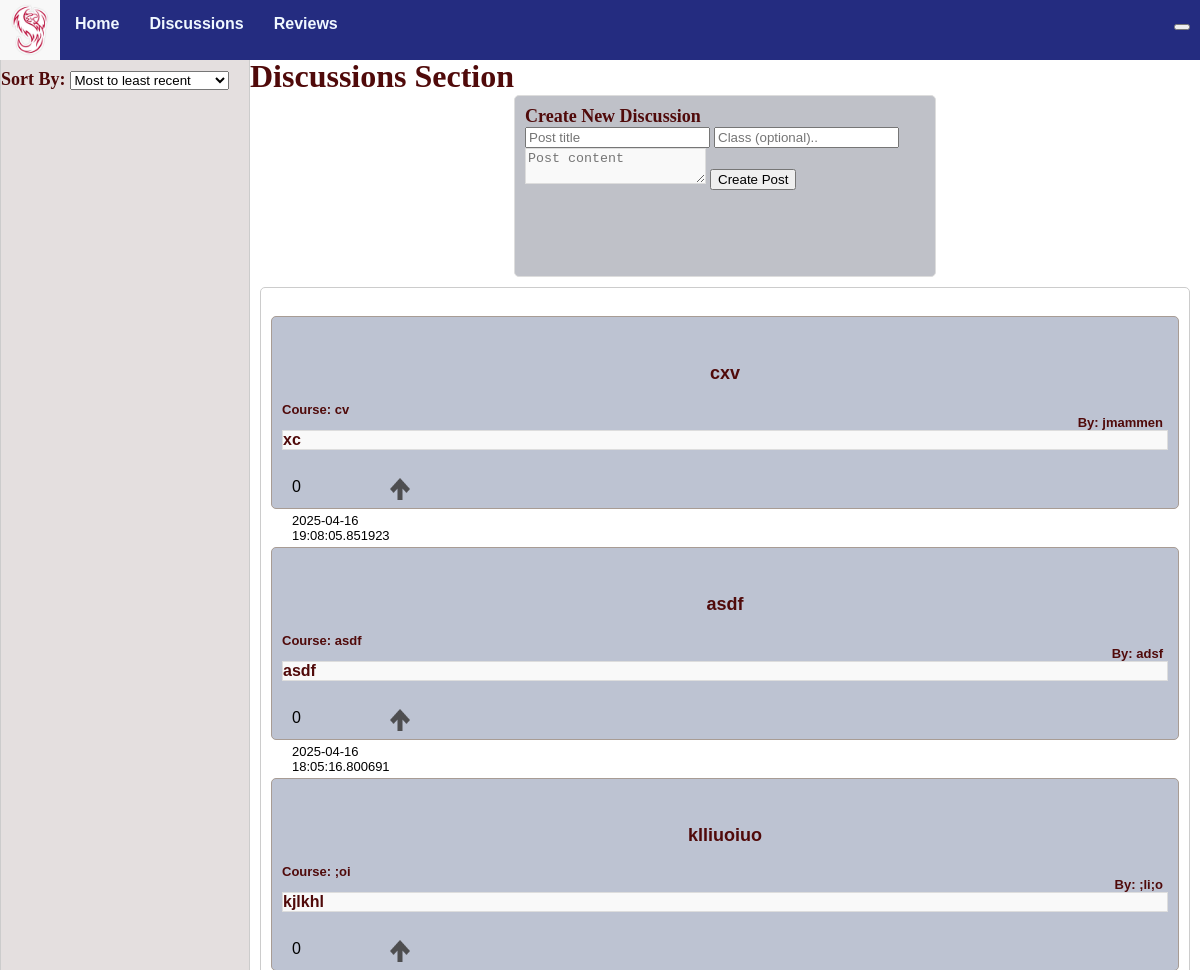
Before: /discussions (upper part) with the older database file.
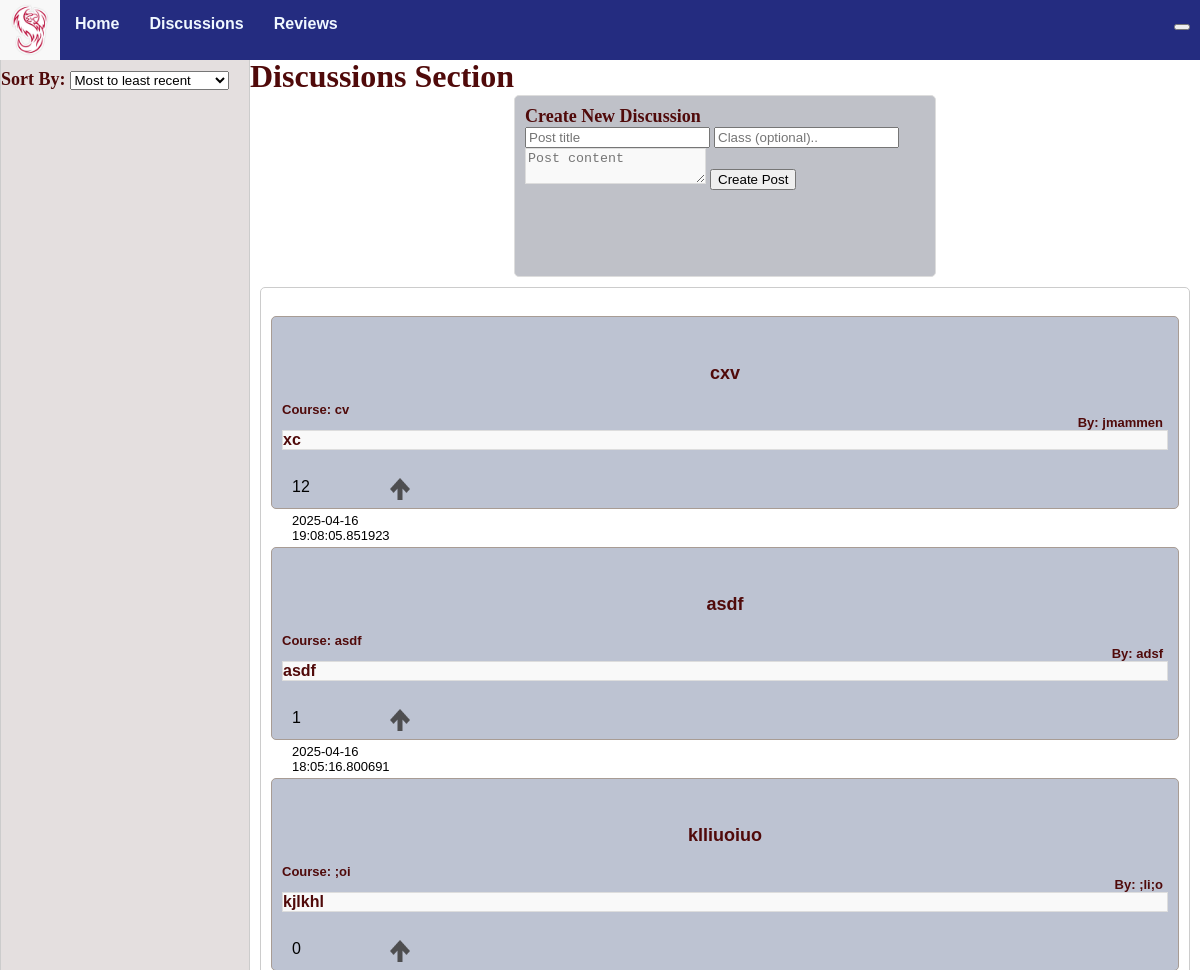
After: the same page with the newer database file.
### models.py (models this page shows, shortened)
class Discussion(db.Model):
    id = db.Column(db.Integer, primary_key=True)
    title = db.Column(db.String(255), nullable=False)
    content = db.Column(db.Text, nullable=False)
    created_at = db.Column(db.DateTime, default=db.func.current_timestamp())
    course = db.Column(db.Text)
    author = db.Column(db.Text, nullable=False)
    comments = db.relationship('Comment', backref='discussion', cascade="all, delete-orphan", lazy=True)
    up_votes = db.Column(db.Integer, default = 0)

### app.py (the view)
@app.route('/discussions', methods=['POST','GET'])
def discussions():
    discussions=Discussion.query.order_by(Discussion.created_at.desc()).all()
    discussions_data=[]
    for discussion in discussions:
        discussions_data.append({
            'id': discussion.id,
            'title': discussion.title,
            'author': discussion.author,
            'created_at': discussion.created_at,
            'content': discussion.content,
            'course': discussion.course,
            'up_votes': discussion.up_votes,
        })
    return render_template('discussions.html', discussions=discussions_data)

### templates/discussions.html (shortened to what this page needs)
{% extends "base.html" %}
{%block head%}
{{ super() }}
<link rel="stylesheet" href="{{ url_for('static', filename='styles/base.css') }}">
{% endblock %}
{%block content %}
<div class="container">
    <div class="sidebar">
        <br>
        <p1 style="text-align:center;">Sort By:</p1>
        <div class="dropdown">
            <select name="order_by" id="order_by" onchange="filterby(this)">
                <option value="">Most to least recent</option>
            </select>
        </div>
    </div>
    <div class="space">
        <br>
        <p2>Discussions Section</p2>
        <div class="add_post">
            <p1>Create New Discussion</p1>
            <form id="form">
                <input type="text" id="title" placeholder="Post title" required maxlength="50">
                <input type="text" id="course" placeholder="Class (optional).." required maxlength="50">
                <textarea id="content" placeholder="Post content" required></textarea>
                <button id="submitForm">Create Post</button>
            </form>
        </div>
        <div class="list-group">
            {% for discussion in discussions %}
            <a href="{{ url_for('dis_posts', discussion_id=discussion.id) }}" class="list-group-item">
                <div class="whereithappens">
                    <div id="header">
                        <p id="title">{{discussion.title}}</p>
                        <p id="author">By: {{discussion.author}}</p>
                        <p id="course">Course: {{discussion.course}}</p>
                    </div>
                    <p id="content">{{discussion.content}}</p>
            </a>
            <div id="information" class="info list-group-item">
                <div id="{{discussion.id}}number">{{discussion.up_votes}}</div>
                <img width="20" height="20" id="{{discussion.id}}" onclick="upvote(this)" src="{{url_for('static',
                                    filename='/images/upvote.png')}}" class="upvote" /><img />
                <p id="created_at">{{discussion.created_at}}</p>
            </div>
        </div>
        {% endfor %}
{%endblock%}

### templates/base.html (shortened to what this page needs)
<!DOCTYPE html>
<html lang="en">
{%block head%}
<head>
    <link rel="stylesheet" href="{{ url_for('static', filename='styles/base.css') }}">
</head>
{%endblock%}
<body>
    <nav class="navbar">
        <div class="nav div">
            <div class="logo">
                <img src="{{ url_for('static', filename='phoenix.jpg') }}">
            </div>
            <ul id="navigation">
                <li>
                    <a href="{{ url_for('home') }}">Home</a>
                </li>
                <li>
                    <a href="{{ url_for('discussions') }}">Discussions</a>
                </li>
                <li>
                    <a href="{{ url_for('reviews') }}">Reviews</a>
                </li>
                <li class="settings">
                    <div class="dropdown">
                        <button class="dropdownbtn">{{session.username}}</button>
                    </div>
                </li>
            </ul>
        </div>
    </nav>
    {%block content%}
    {%endblock%}
</body>
</html>

### static/styles/base.css (style rules this page uses)
body { margin: 0; padding: 0; }
.navbar { font-family: Verdana, Geneva, Tahoma, sans-serif; font-weight: bold; background-color: rgb(162, 113, 111); position: fixed; top: 0px; width: 100%; height: 60px; }
.navbar ul { list-style-type: none; background-color: rgb(36, 44, 128); padding: 0px; margin: 0px; height: 60px; }
.navbar a { color: aliceblue; text-decoration: none; padding: 15px; display: block; text-align: center; height: 60px; }
.navbar li { float: left; }
.logo { float: left; }
.logo img { height: 60px; width: 60px; }
.navbar ul .settings { float: right; padding-right: 10px; padding-top: 15px; font-size: small; }
p1 { color: rgb(80, 10, 10); font-weight: bold; font-size: large; }
p2 { color: rgb(80, 10, 10); font-weight: bold; font-size: xx-large; text-align: center; }
a { color: rgb(80, 10, 10); font-weight: bold; font-size: medium; text-decoration: none; }
.container { display: grid; grid-template-columns: 250px 1fr; height: 100vh; }
.sidebar { background: #e4dfdf; border: 1px solid #ccc; border-radius: 5px; padding-top: 50px; }
.space { padding-top: 40px; }
.add_post { height: 20vh; width: 50vh; background-color: #bfc1c8; margin: auto; padding: 10px; border: 1px solid #ddd; border-radius: 5px; }
.list-group { background-color: #ffffff; border: 1px solid #ccc; padding: 10px; margin: 10px; border-radius: 5px; }
.list-group-item { padding: 10px; margin: 10px; }
.whereithappens { padding: 10px; background-color: #bdc3d2; border: 1px solid #a89c94; margin-bottom: 20px; border-radius: 5px; font-family: Verdana, Geneva, Tahoma, sans-serif; }
#content { border: 1px solid #ddd; margin: auto; background-color: #f9f9f9; }
#header #title { color: rgb(80, 10, 10); font-weight: bolder; font-size: large; text-align: center; }
#header #author { color: rgb(80, 10, 10); font-weight: bold; font-size: small; margin-right: 5px; position: relative; float: right; }
#header #course { color: rgb(80, 10, 10); font-size: small; }
#information { display: grid; grid-template-columns: repeat(3, auto); padding: 5px; margin: 5px; height: 10px; }
#information p { font-size: small; }
.dropdown { position: relative; display: inline-block; }
.upvote { width: 20px; height: 22px; z-index: 50; }
.info { width: 100px; }

Changed rows visible on the page:
changed Discussion "cxv": up_votes "0" → "12"
changed Discussion "asdf": up_votes "0" → "1"
